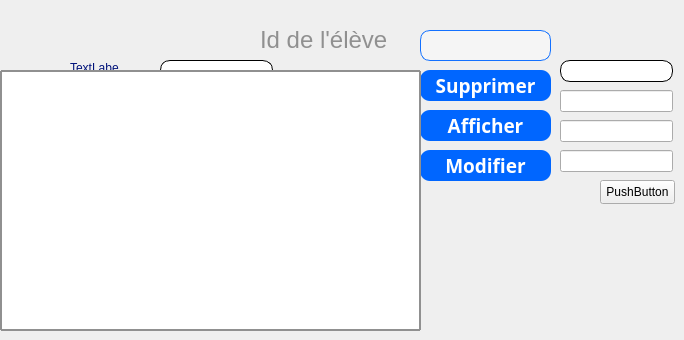
    <widget class="QWidget" name="tab_2">
     <attribute name="title">
      <string>Tab 2</string>
     </attribute>
     <widget class="QLineEdit" name="lineEdit_25">
      <property name="geometry">
       <rect>
        <x>160</x>
        <y>60</y>
        <width>113</width>
        <height>22</height>
       </rect>
      </property>
      <property name="styleSheet">
       <string notr="true">border-radius: 10px;
background: none;
border: 1px solid #000000;
padding-bottom:7px;</string>
      </property>
     </widget>
     <widget class="QLineEdit" name="lineEdit_26">
      <property name="geometry">
       <rect>
        <x>160</x>
        <y>90</y>
        <width>113</width>
        <height>22</height>
       </rect>
      </property>
      <property name="styleSheet">
       <string notr="true">border-radius: 10px;
background: none;
border: 1px solid #000000;
padding-bottom:7px;</string>
      </property>
     </widget>
     <widget class="QLineEdit" name="lineEdit_27">
      <property name="geometry">
       <rect>
        <x>160</x>
        <y>120</y>
        <width>113</width>
        <height>22</height>
       </rect>
      </property>
      <property name="styleSheet">
       <string notr="true">border-radius: 10px;
background: none;
border: 1px solid #000000;
padding-bottom:7px;</string>
      </property>
     </widget>
     <widget class="QLineEdit" name="lineEdit_28">
      <property name="geometry">
       <rect>
        <x>160</x>
        <y>150</y>
        <width>113</width>
        <height>22</height>
       </rect>
      </property>
      <property name="styleSheet">
       <string notr="true">border-radius: 10px;
background: none;
border: 1px solid #000000;
padding-bottom:7px;</string>
      </property>
     </widget>
     <widget class="QLineEdit" name="lineEdit_29">
      <property name="geometry">
       <rect>
        <x>560</x>
        <y>120</y>
        <width>113</width>
        <height>22</height>
       </rect>
      </property>
     </widget>
     <widget class="QLineEdit" name="lineEdit_30">
      <property name="geometry">
       <rect>
        <x>560</x>
        <y>90</y>
        <width>113</width>
        <height>22</height>
       </rect>
      </property>
     </widget>
     <widget class="QLineEdit" name="lineEdit_31">
      <property name="geometry">
       <rect>
        <x>560</x>
        <y>60</y>
        <width>113</width>
        <height>22</height>
       </rect>
      </property>
      <property name="styleSheet">
       <string notr="true">border-radius: 10px;
background: none;
border: 1px solid #000000;
padding-bottom:7px;</string>
      </property>
     </widget>
     <widget class="QLineEdit" name="lineEdit_32">
      <property name="geometry">
       <rect>
        <x>560</x>
        <y>150</y>
        <width>113</width>
        <height>22</height>
       </rect>
      </property>
     </widget>
     <widget class="QPushButton" name="pushButton_3">
      <property name="geometry">
       <rect>
        <x>600</x>
        <y>180</y>
        <width>75</width>
        <height>24</height>
       </rect>
      </property>
      <property name="text">
       <string>PushButton</string>
      </property>
     </widget>
     <widget class="QLabel" name="label">
      <property name="geometry">
       <rect>
        <x>70</x>
        <y>60</y>
        <width>49</width>
        <height>16</height>
       </rect>
      </property>
      <property name="styleSheet">
       <string notr="true">
color: rgb(0, 18, 122);</string>
      </property>
      <property name="text">
       <string>TextLabel</string>
      </property>
     </widget>
     <widget class="QLabel" name="label_2">
      <property name="geometry">
       <rect>
        <x>70</x>
        <y>80</y>
        <width>49</width>
        <height>16</height>
       </rect>
      </property>
      <property name="styleSheet">
       <string notr="true">
color: rgb(0, 18, 122);</string>
      </property>
      <property name="text">
       <string>TextLabel</string>
      </property>
     </widget>
     <widget class="QLineEdit" name="le_emailL_17">
      <property name="geometry">
       <rect>
        <x>420</x>
        <y>30</y>
        <width>131</width>
        <height>31</height>
       </rect>
      </property>
      <property name="font">
       <font>
        <family>Yu Gothic UI Semibold</family>
        <pointsize>10</pointsize>
        <bold>true</bold>
       </font>
      </property>
      <property name="styleSheet">
       <string notr="true">border-radius: 10px;
background: #F5F5F5;
border: 1px solid rgb(19, 113, 255);
padding-bottom:7px;</string>
      </property>
      <property name="inputMask">
       <string/>
      </property>
      <property name="placeholderText">
       <string/>
      </property>
     </widget>
     <widget class="QLabel" name="label_37">
      <property name="geometry">
       <rect>
        <x>260</x>
        <y>30</y>
        <width>151</width>
        <height>20</height>
       </rect>
      </property>
      <property name="font">
       <font>
        <family>Segoe UI Symbol</family>
        <pointsize>18</pointsize>
       </font>
      </property>
      <property name="styleSheet">
       <string notr="true">color: rgb(144, 144, 144);</string>
      </property>
      <property name="text">
       <string>Id de l'élève</string>
      </property>
      <property name="buddy">
       <cstring>le_mdp_L</cstring>
      </property>
     </widget>
     <widget class="QPushButton" name="pb_login_3">
      <property name="geometry">
       <rect>
        <x>420</x>
        <y>70</y>
        <width>131</width>
        <height>31</height>
       </rect>
      </property>
      <property name="font">
       <font>
        <family>Segoe UI Semibold</family>
        <pointsize>14</pointsize>
        <bold>true</bold>
       </font>
      </property>
      <property name="cursor">
       <cursorShape>PointingHandCursor</cursorShape>
      </property>
      <property name="styleSheet">
       <string notr="true">QPushButton {
background:rgb(0, 102, 255);
color:white;
border-radius: 10px;
}

QPushButton::hover
{
background:rgb(0, 51, 162);
color:white;
border-radius: 10px;

}</string>
      </property>
      <property name="text">
       <string>Supprimer</string>
      </property>
      <property name="flat">
       <bool>false</bool>
      </property>
     </widget>
     <widget class="QPushButton" name="pb_login_4">
      <property name="geometry">
       <rect>
        <x>420</x>
        <y>110</y>
        <width>131</width>
        <height>31</height>
       </rect>
      </property>
      <property name="font">
       <font>
        <family>Segoe UI Semibold</family>
        <pointsize>14</pointsize>
        <bold>true</bold>
       </font>
      </property>
      <property name="cursor">
       <cursorShape>PointingHandCursor</cursorShape>
      </property>
      <property name="styleSheet">
       <string notr="true">QPushButton {
background:rgb(0, 102, 255);
color:white;
border-radius: 10px;
}

QPushButton::hover
{
background:rgb(0, 51, 162);
color:white;
border-radius: 10px;

}</string>
      </property>
      <property name="text">
       <string>Afficher</string>
      </property>
      <property name="flat">
       <bool>false</bool>
      </property>
     </widget>
     <widget class="QPushButton" name="pb_login_5">
      <property name="geometry">
       <rect>
        <x>420</x>
        <y>150</y>
        <width>131</width>
        <height>31</height>
       </rect>
      </property>
      <property name="font">
       <font>
        <family>Segoe UI Semibold</family>
        <pointsize>14</pointsize>
        <bold>true</bold>
       </font>
      </property>
      <property name="cursor">
       <cursorShape>PointingHandCursor</cursorShape>
      </property>
      <property name="styleSheet">
       <string notr="true">QPushButton {
background:rgb(0, 102, 255);
color:white;
border-radius: 10px;
}

QPushButton::hover
{
background:rgb(0, 51, 162);
color:white;
border-radius: 10px;

}</string>
      </property>
      <property name="text">
       <string>Modifier</string>
      </property>
      <property name="flat">
       <bool>false</bool>
      </property>
     </widget>
     <widget class="QTableView" name="t_affichage_2">
      <property name="geometry">
       <rect>
        <x>0</x>
        <y>70</y>
        <width>421</width>
        <height>261</height>
       </rect>
      </property>
      <property name="styleSheet">
       <string notr="true">QTableView{border: 2px solid rgb(144, 144, 144);
border-radius:1px}

QScrollBar:horizontal {
background-color: #e0e0e0;
height: 10px;
border: none;
 margin: 1px;
border-radius:5px;
}
                                   QScrollBar::handle:horizontal {
                                   background-color:rgb(111, 169, 255);
                                   min-width: 14px;
border-radius:10px;
                                   }
                                   QScrollBar::add-line:horizontal {
                                   border: none;
                                   background-color: rgb(42, 92, 255);
                                   width: 0px;
                                  subcontrol-position: right;
                                  subcontrol-origin: margin;
border-radius:10px;
                                   }
                                   QScrollBar::sub-line:horizontal {
                                   border: none;
                                   background-color: rgb(224, 224, 224);
                                   width: 0px;
                                   subcontrol-position: left;
                                   subcontrol-origin: margin;
border-radius:10px;
                                   }
                                   QScrollBar::add-page:horizontal, QScrollBar::sub-page:horizontal {
                                   background-color: none;
border-radius:10px;
                                   }</string>
      </property>
     </widget>
    </widget>
